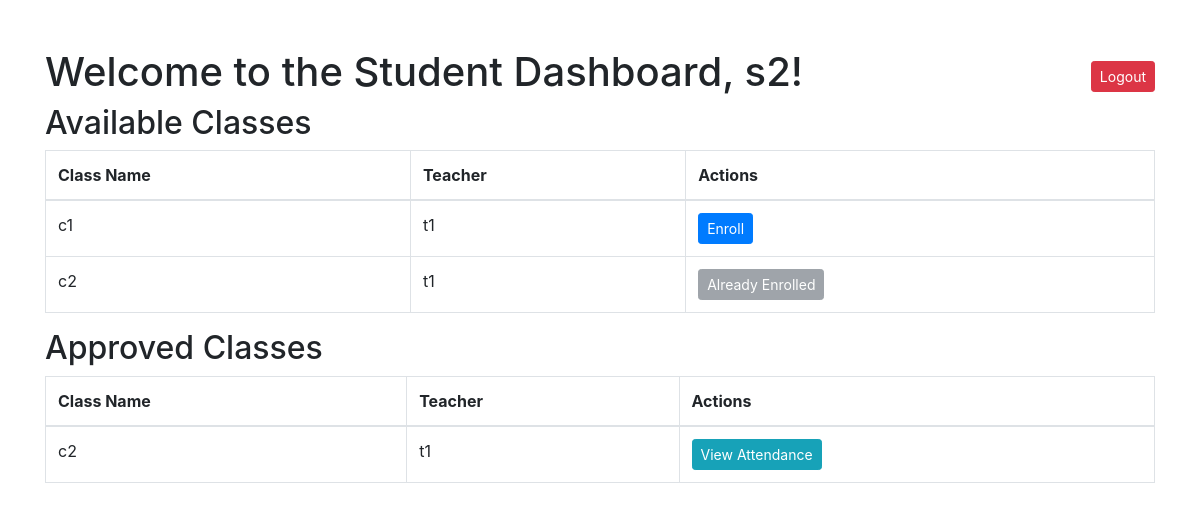
Screenshot of /student/dashboard (signed in) with the database file from the repository.
### app.py (models this page shows)
class User(UserMixin, db.Model):
    id = db.Column(db.Integer, primary_key=True)
    username = db.Column(db.String(150), unique=True, nullable=False)
    password = db.Column(db.String(150), nullable=False)
    role = db.Column(db.String(50), nullable=False)  # Role: Teacher or Student
    status = db.Column(db.String(50), default='pending')  # New status column
    enrollments = db.relationship('Enrollment', back_populates='student')  # Add this line

class Class(db.Model):
    id = db.Column(db.Integer, primary_key=True)
    name = db.Column(db.String(150), nullable=False)
    teacher_id = db.Column(db.Integer, db.ForeignKey('user.id'), nullable=False)
    students = db.relationship('Enrollment', back_populates='class_enrolled', lazy=True)
    teacher = db.relationship('User', backref='classes')

### app.py (the view)
@app.route('/student/dashboard')
@login_required
def student_dashboard():
    available_classes = Class.query.all()  # Get all available classes
    approved_classes = Class.query.join(Enrollment).filter(Enrollment.student_id == current_user.id, Enrollment.status == 'Approved').all()  # Get approved classes for the current student
    approved_classes_with_teachers = []
    for cls in approved_classes:
        approved_classes_with_teachers.append({
            'class': cls,
            'teacher_name': cls.teacher.username if cls.teacher else 'No teacher assigned'
        })
    pending_enrollments = Enrollment.query.filter_by(student_id=current_user.id, status='Pending').all()
    pending_class_ids = {enrollment.class_id for enrollment in pending_enrollments}
    approved_class_ids = {cls.id for cls in approved_classes}
    return render_template('student/student_dashboard.html', available_classes=available_classes, approved_classes=approved_classes, pending_class_ids=pending_class_ids,approved_class_ids=approved_class_ids)

### app.py (called while the page is built)
@login_manager.user_loader
def load_user(user_id):
    return User.query.get(int(user_id))

### templates/student/student_dashboard.html (shortened to what this page needs)
<!DOCTYPE html>
<html lang="en">
<head>
    <link rel="stylesheet" href="https://stackpath.bootstrapcdn.com/bootstrap/4.5.2/css/bootstrap.min.css">
</head>
<body>
    <div class="container mt-5">
        <div class="d-flex justify-content-between align-items-center mt-4">
            <h1>Welcome to the Student Dashboard, {{ current_user.username }}!</h1>
            <form action="{{ url_for('logout') }}" method="POST" style="display:inline;">
                <button type="submit" class="btn btn-danger btn-sm">Logout</button>
            </form>
        </div>
        <h2>Available Classes</h2>
        <table class="table table-bordered">
            <thead>
                <tr>
                    <th>Class Name</th>
                    <th>Teacher</th>
                    <th>Actions</th>
                </tr>
            </thead>
            <tbody>
                {% for class in available_classes %}
                <tr>
                    <td>{{ class.name }}</td>
                    <td>
                        {% if class.teacher %}
                            {{ class.teacher.username }}
                        {% else %}
                            No teacher assigned
                        {% endif %}
                    </td>
                    <td>
                        {% if class.id in approved_class_ids %}
                            <button class="btn btn-secondary btn-sm" disabled>Already Enrolled</button>
                        {% else %}
                            <form action="{{ url_for('enroll_in_class', class_id=class.id) }}" method="POST" style="display:inline;">
                                <button type="submit" class="btn btn-primary btn-sm">
                                    {% if class.id in pending_class_ids %} Enrolled (Pending) {% else %} Enroll {% endif %}
                                </button>
                            </form>
                        {% endif %}
                    </td>
                </tr>
                {% endfor %}
            </tbody>
        </table>
        <h2>Approved Classes</h2>
        <table class="table table-bordered">
            <thead>
                <tr>
                    <th>Class Name</th>
                    <th>Teacher</th>
                    <th>Actions</th>
                </tr>
            </thead>
            <tbody>
                {% for class in approved_classes %}
                <tr>
                    <td>{{ class.name }}</td>
                    <td>{{ class.teacher.username }}</td>
                    <td>
                        <a href="{{ url_for('view_attendance', class_id=class.id) }}" class="btn btn-info btn-sm">View Attendance</a>
                    </td>
                </tr>
                {% endfor %}
            </tbody>
        </table>
    </div>
</body>
</html>

### rows the page displays
User: username "s2"
Class: name "c1", teacher.username "t1", shows "Enroll"
Class: name "c2", teacher.username "t1", shows "Already Enrolled"
